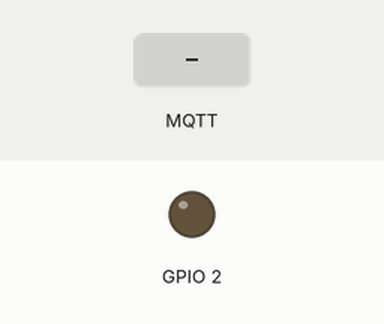
A program run on a simulated ESP32. On the bench: output pins drawn as LEDs (lit = HIGH). Inputs (shaded band) come from the test bench. WiFi joins after 1.5 s; servers stay silent unless stated; no MQTT or app messages arrive unless stated.

Above: at 2.7 s.
2.8 s: MQTT message "1" arrives on the first subscribed topic
At 4.1 s:
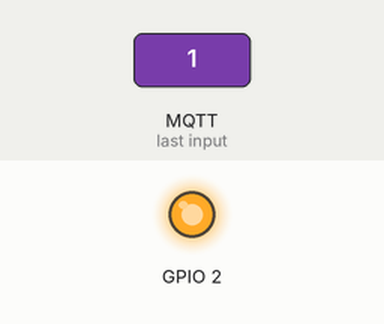
5.0 s: MQTT message "0" arrives on the first subscribed topic
At 6.9 s:
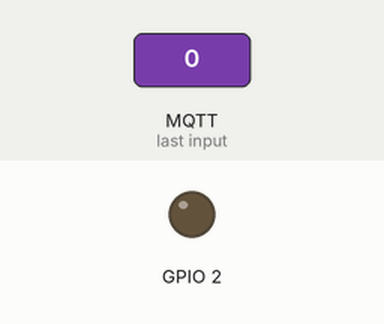
Timing chart, 0 to 8.4 s (numbered marks = the images above; inputs shaded):
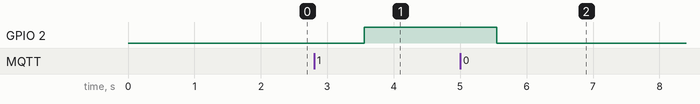

Measured:
- after the input at 2.8 s, GPIO 2: LOW → HIGH after 0.75 s
- after the input at 5.0 s, GPIO 2: HIGH → LOW after 0.55 s

The program:

main.cpp
```cpp
#include <WiFi.h>
#include <PubSubClient.h>
#include "config.h"

WiFiClient espClient;
PubSubClient client(espClient);

void setup_wifi()
{
    WiFi.begin(WIFI_SSID, WIFI_PASSWORD);
    while (WiFi.status() != WL_CONNECTED)
        delay(500);
}

void callback(char* topic, byte* payload, unsigned int length)
{
    if (payload[0] == '1')
        digitalWrite(2, HIGH);
    else
        digitalWrite(2, LOW);
}

void reconnect()
{
    while (!client.connected())
    {
        if (client.connect("ESP32Client"))
            client.subscribe("device/led");
        else
            delay(2000);
    }
}

void setup()
{
    pinMode(2, OUTPUT);
    setup_wifi();
    client.setServer(MQTT_BROKER, MQTT_PORT);
    client.setCallback(callback);
}

void loop()
{
    if (!client.connected())
        reconnect();

    client.loop();
    client.publish("sensor/status", "ESP32 Alive");
    delay(2000);
}
```

config.h
```cpp
#define WIFI_SSID     "YOUR_WIFI"
#define WIFI_PASSWORD "YOUR_PASS"

#define MQTT_BROKER "test.mosquitto.org"
#define MQTT_PORT 1883
```
